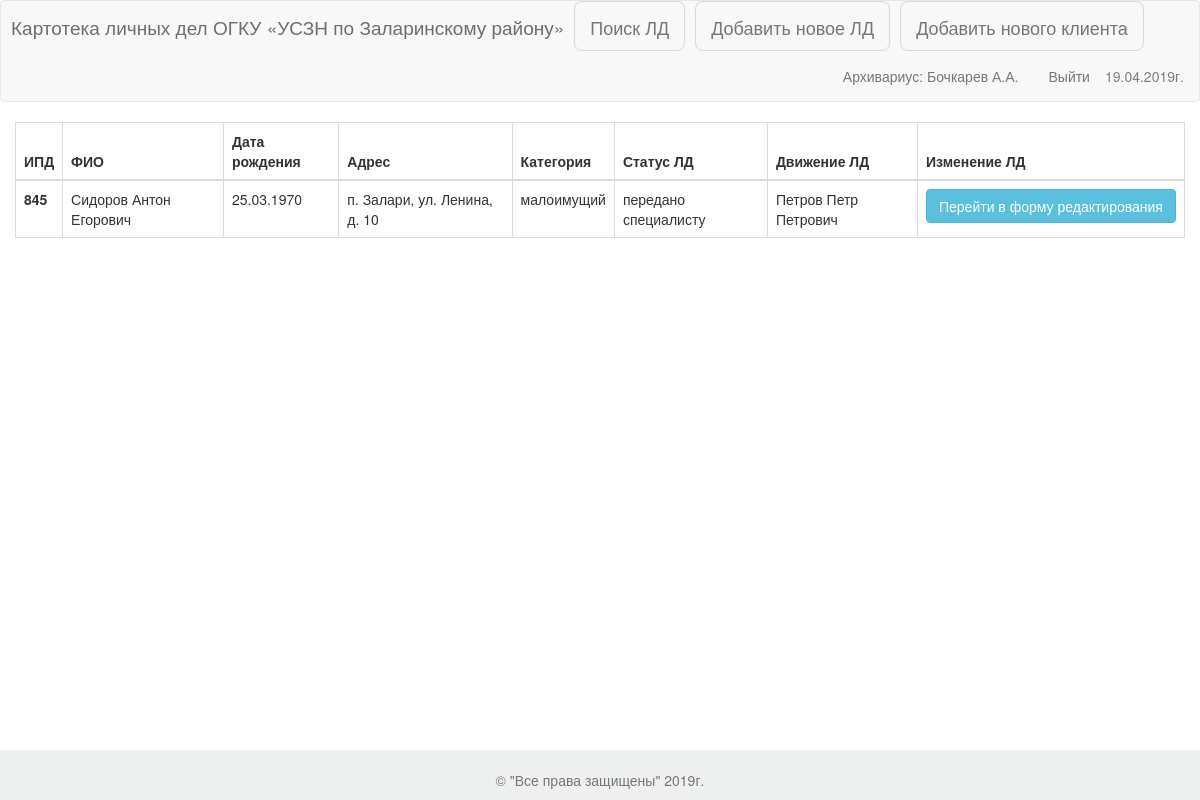
Screenshot of /archiv/5/ (signed in) with the database file from the repository.
### users/models.py (models this page shows, shortened)
class UsersProfile(models.Model):
    user = models.OneToOneField(User, null=True, blank=True, help_text='Ссылка на Django-аккаунт')
    fio = models.CharField(max_length=255, help_text='ФИО')
    def get_fio(self, dots=True):
        fio = self.fio.replace("  ", " ").strip()
        fio_split = fio.split(" ")
        if len(fio_split) == 0:
            fio_split.append("")
        if len(fio_split) == 1:
            fio_split.append("")
        if len(fio_split) == 2:
            fio_split.append("")
        if dots:
            return fio_split[0] + " " + fio_split[1][0] + "." + fio_split[2][0] + "."
        return fio_split[0] + " " + fio_split[1][0] + fio_split[2][0]
    def __str__(self):  # Получение фио при конвертации объекта UsersProfile в строку
        return self.fio

### main/models.py (models this page shows, shortened)
class CardIndex(models.Model):
    ipd = models.IntegerField(verbose_name='Индивидуальное порядковое дело', help_text='ИПД')
    client = models.ForeignKey(Client, verbose_name='Клиент', help_text='Клиент')
    category = models.ForeignKey(Category, verbose_name='Категория клиента', help_text='Категория клиента')
    control = models.ForeignKey(Control, verbose_name='Статус ЛД', help_text='Статус ЛД')
    spec = models.ForeignKey(UsersProfile, default=0, blank=True, null=True,
                             verbose_name='Движение ЛД по специалистам', help_text='Движение ЛД')
    info = models.CharField(max_length=200, blank=True, verbose_name='Движение ЛД по другим УСЗН',
                            help_text='Движение по др. УСЗН.')

class Client(models.Model):
    last_name = models.CharField(max_length=30, help_text='Фамилия') # Фамилия
    first_name = models.CharField(max_length=30, help_text='Имя') # Имя
    middle_name = models.CharField(max_length=30, help_text='Отчество') # Отчество
    bday = models.DateField(auto_now=False, auto_now_add=False, help_text='Дата рождения') # Дата рождения
    address = models.CharField(max_length=100, help_text='Адрес проживания') # Адрес проживания
    def fio(self) -> str:
        return '{} {} {}'.format(self.last_name, self.first_name, self.middle_name)
    def __str__(self):
        return self.fio()

class Category(models.Model):
    category = models.CharField(max_length=40, help_text='Категория клиента')  # Категория граждан
    def __str__(self):
        return self.category

class Control(models.Model):
    check_mark = models.CharField(max_length=30, help_text='Движение ЛД') # Перемещение ЛД
    def __str__(self):
        return self.check_mark

### main/views.py (the view)
# urls.py: url(r'^archiv/(?P<ld_id>\d+)/$', views.ld, name='ld'),
@login_required
@group_required("Архивариус")
def ld(request, ld_id):
    data = CardIndex.objects.get(id=ld_id)
    context = {'ld': data}
    return render(request, 'main/ld.html', context)

### main/templates/main/ld.html (shortened to what this page needs)
{% extends "main/base.html" %}
{% block menu %}
    <a class="navbar-brand" href="{% url 'main:main' %}">Поиск ЛД</a>
    <a class="navbar-brand" href="{% url 'main:newld' %}">Добавить новое ЛД</a>
    <a class="navbar-brand" href="{% url 'main:newclient' %}">Добавить нового клиента</a>
{% endblock menu %}
{% block content %}
<div class="container-fluid">
    <div id="table_cont">
        <table class="table table-bordered floatThead ct" id="log_table">
        <thead class="thead-dark">
            <tr>
                <th scope="col">ИПД</th>
                <th scope="col">ФИО</th>
                <th scope="col">Дата рождения</th>
                <th scope="col">Адрес</th>
                <th scope="col">Категория</th>
                <th scope="col">Статус ЛД</th>
                <th scope="col">Движение ЛД</th>
                <th scope="col">Изменение ЛД</th>
            </tr>
        </thead>
        <tbody>
            <tr>
                <th scope="row">{{ ld.ipd }}</th>
                <td>{{ ld.client }}</td>
                <td>{{ ld.client.bday }}</td>
                <td>{{ ld.client.address }}</td>
                <td>{{ ld.category }}</td>
                <td>{{ ld.control }}</td>
                {% if ld.control.check_mark == 'в архиве'%}
                <td></td>
                {% elif ld.control.check_mark == 'передано в др. уч.' %}
                <td>{{ ld.info }}</td>
                {% else %}
                <td>{{ ld.spec }}</td>
                {% endif %}
                <td>
                    <a href="{% url 'main:edit_ld' ld.id %}" class="btn btn-info">Перейти в форму редактирования</a>
                </td>
            </tr>
        </tbody>
        </table>
    </div>
</div>
{% endblock content %}

### main/templates/main/base.html (shortened to what this page needs)
<!DOCTYPE html>
<html lang="en">
<head>
    <link href="/static/css/bootstrap.min.css" rel="stylesheet">
    <link rel="stylesheet" href="/static/css/style.css">
</head>
<body>
    <nav id="raport" class="navbar navbar-default" role="navigation">
        <div id="logo_name">
            Картотека личных дел ОГКУ &#171;УСЗН по Заларинскому району&#187;
        </div>
        <div id="menu">{% block menu %}{% endblock menu %}</div>
        <div>
            <div class="date">
                {% now "d.m.Yг." %}
            </div>
            <div id="navbar" class="navbar-collapse collapse">
                <ul class="nav navbar-nav navbar-right">
                    {% if user.is_authenticated %}
                    {% for v in request.user.groups.all %}
                        <li><a>{{ v }}: {{ request.user.usersprofile.get_fio }}</a></li>
                    {% endfor %}
                        <li><a href="{% url 'users:logout' %}">Выйти</a></li>
                    {% else %}
                        <li><a href="{% url 'users:login' %}">Войти</a></li>
                    {% endif %}
                </ul>
            </div>
        </div>
    </nav>
{% block content %}{% endblock content %}
{% block footer %}
    <nav class="navbar navbar-default navbar-fixed-bottom">
            <div align='center'>
                <footer>
                    <p class="text-muted"><br>&#169 "Все права защищены" {% now "Y" %}г.</p>
                </footer>
            </div>
    </nav>
{% endblock footer %}
</body>
</html>

### static/css/style.css (style rules this page uses)
body li { list-style-type: none }
#logo_name { float: left; margin-left: 10px; padding-top: 12px; font-size: 19px; color: #6E6E6E; }
.date { color: grey; padding: 15px; float: right; }
footer { background: #EDF0EF; heigth: 132px; align-items: center; position: absolute; bottom: 0; width: 100%; }
#menu a { border: 1px solid #D8D8D8; border-radius: 8px; margin-left: 10px; }

### rows the page displays
CardIndex: ipd "845", client "Сидоров Антон Егорович", client.bday "25.03.1970", client.address "п. Залари, ул. Ленина, д. 10", category "малоимущий", control "передано специалисту", spec "Петров Петр Петрович"

### other values shown
{{ v }} "Архивариус"
{{ request.user.usersprofile.get_fio }} "Бочкарев А.А."
